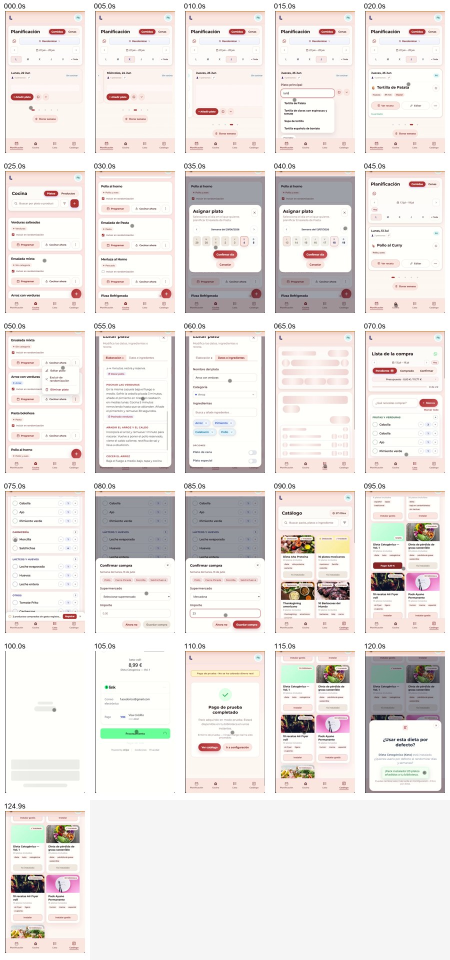
#> input picture video_work/Multimedia1_contact.jpg, 900 x 1920 px (shown at 1/2 size)
$ python -i make_polished_tutorial_video.py   (imports and definitions only)
#> lines starting #> are read from the running program, lines starting #| are printed output that depends on the picture
from __future__ import annotations

import math
import wave
from pathlib import Path

import numpy as np
from PIL import Image, ImageDraw, ImageFilter, ImageFont
from moviepy import (
    AudioFileClip,
    CompositeVideoClip,
    ImageClip,
    VideoFileClip,
    concatenate_videoclips,
)


ROOT = Path(__file__).resolve().parent
SOURCE_DIR = Path(r"C:\APPS")
OUT = ROOT / "homefirst_tutorial_pulido_vertical.mp4"
TMP_OUT = ROOT / "homefirst_tutorial_pulido_vertical.tmp.mp4"
MUSIC = ROOT / "homefirst_polished_music.wav"

W, H = 1080, 1920
FPS = 24

RED = (178, 43, 48, 255)
INK = (37, 27, 26, 255)
MUTED = (100, 70, 66, 255)
CREAM = (255, 249, 245, 255)


SCENES = [
    {
        "type": "card",
        "duration": 3.5,
        "kicker": "HOMEFIRST",
        "title": "Planifica. Compra. Cocina.",
        "body": "Un recorrido guiado por las funciones principales.",
    },
    {
        "type": "video",
        "source": "Multimedia1.mp4",
        "start": 0,
        "end": 22,
        "speed": 1.0,
        "step": "01",
        "title": "Planifica tu semana",
        "body": "Selecciona el día y añade platos al menú semanal.",
    },
    {
        "type": "video",
        "source": "Multimedia1.mp4",
        "start": 25,
        "end": 45,
        "speed": 1.0,
        "step": "02",
        "title": "Programa recetas",
        "body": "Guarda cada receta para otro día o empieza a cocinarla al momento.",
    },
    {
        "type": "video",
        "source": "Multimedia1.mp4",
        "start": 68,
        "end": 88,
        "speed": 1.0,
        "step": "03",
        "title": "Genera la lista de la compra",
        "body": "Los ingredientes aparecen agrupados por sección y con cantidades editables.",
    },
    {
        "type": "video",
        "source": "Multimedia1.mp4",
        "start": 90,
        "end": 99.5,
        "speed": 0.92,
        "step": "04",
        "title": "Descubre packs y menús",
        "body": "Explora dietas, menús y colecciones para ampliar tu biblioteca.",
    },
    {
        "type": "video",
        "source": "Multimedia2.mp4",
        "start": 0,
        "end": 43.8,
        "speed": 1.0,
        "step": "05",
        "title": "Cocina paso a paso",
        "body": "Ajusta raciones, sigue instrucciones, temporizadores e ingredientes por paso.",
    },
    {
        "type": "card",
        "duration": 4.0,
        "kicker": "LISTO",
        "title": "Todo el flujo en una sola app",
        "body": "Menú semanal, lista automática y recetas guiadas.",
    },
]


def font(size: int, bold: bool = False) -> ImageFont.FreeTypeFont:
    names = [
        r"C:\Windows\Fonts\segoeuib.ttf" if bold else r"C:\Windows\Fonts\segoeui.ttf",
        r"C:\Windows\Fonts\arialbd.ttf" if bold else r"C:\Windows\Fonts\arial.ttf",
    ]
    for name in names:
        try:
            return ImageFont.truetype(name, size)
        except OSError:
            continue
    return ImageFont.load_default()


# [15 lines left out: function wrap, not called in this run]


def gradient_background() -> Image.Image:
    img = Image.new("RGB", (W, H), (255, 248, 244))
    px = img.load()
    for y in range(H):
        for x in range(W):
            glow = 11 * math.sin((x + y) / 410)
            r = int(255 - 12 * y / H + glow * 0.15)
            g = int(249 - 19 * y / H + glow * 0.08)
            b = int(245 - 13 * y / H)
            px[x, y] = (max(230, min(255, r)), max(226, min(255, g)), max(222, min(255, b)))
    return img.filter(ImageFilter.GaussianBlur(0.6))


# [34 lines left out: functions fit_fullscreen, overlay_layer, not called in this run]


def card_scene(scene: dict) -> CompositeVideoClip:
    img = gradient_background().convert("RGBA")
    draw = ImageDraw.Draw(img)
    kicker_font = font(28, True)
    title_font = font(72, True)
    body_font = font(36)

    draw.rounded_rectangle((126, 504, W - 126, 1188), radius=44, fill=(255, 255, 255, 232), outline=(185, 55, 60, 50), width=2)
    draw.ellipse((W // 2 - 74, 596, W // 2 + 74, 744), fill=CREAM, outline=(185, 55, 60, 90), width=3)
    draw.text((W // 2 - 34, 642), "HF", font=font(40, True), fill=RED)

    kicker = scene["kicker"]
    kbox = draw.textbbox((0, 0), kicker, font=kicker_font)
    draw.text(((W - (kbox[2] - kbox[0])) / 2, 812), kicker, font=kicker_font, fill=RED)

    y = 872
    for line in wrap(draw, scene["title"], title_font, 690):
        box = draw.textbbox((0, 0), line, font=title_font)
        draw.text(((W - (box[2] - box[0])) / 2, y), line, font=title_font, fill=INK)
        y += 82

    y += 24
    for line in wrap(draw, scene["body"], body_font, 690):
        box = draw.textbbox((0, 0), line, font=body_font)
        draw.text(((W - (box[2] - box[0])) / 2, y), line, font=body_font, fill=MUTED)
        y += 48

    return CompositeVideoClip([ImageClip(np.array(img)).with_duration(scene["duration"])], size=(W, H))


# [71 lines left out: functions video_scene, make_music, main, not called in this run]


# [2 lines not run here, left out]

>>> import cv2
>>> picture = cv2.imread('Multimedia1_contact.jpg', cv2.IMREAD_GRAYSCALE)
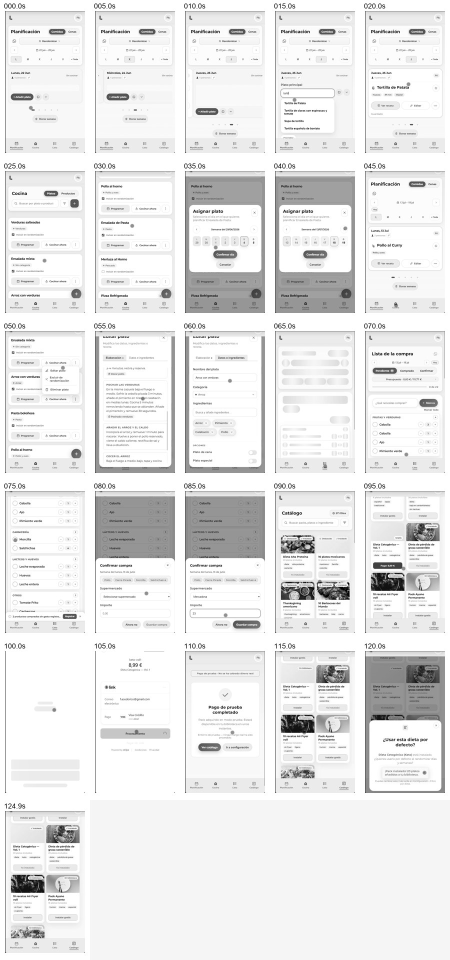
#> picture: shape (1920, 900) (shown at 1/2 size); min 0, max 255, mean 233.3
>>> result = card_scene(picture)
#> in gradient_background, `img = Image.new("RGB", (W, H), (255, 248, 244))`:
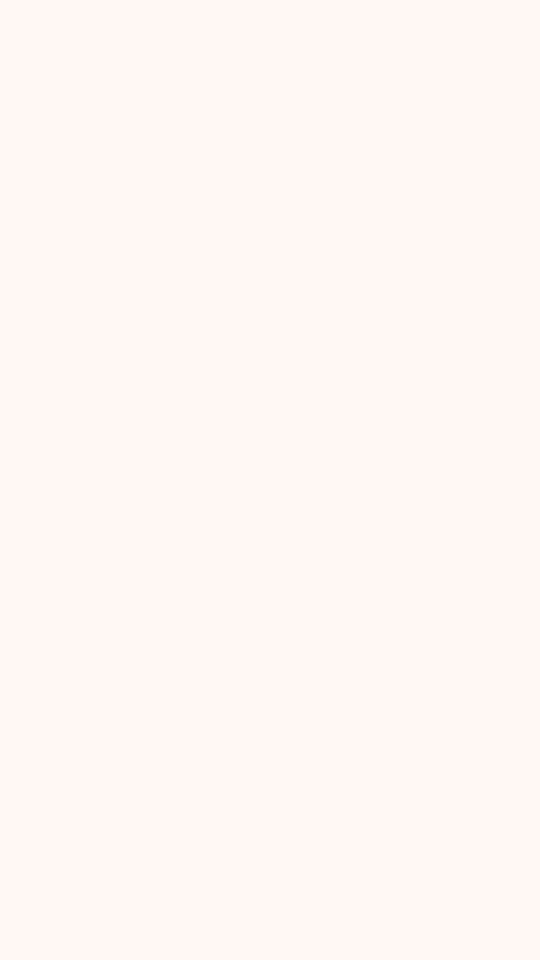
#> img: PIL image 1080x1920 RGB (shown at 1/2 size); mean R, G, B 255, 248, 244
#> (the run stopped early here; a loop or call above may not have finished)

$ run again, on video_work/Multimedia2_contact.jpg
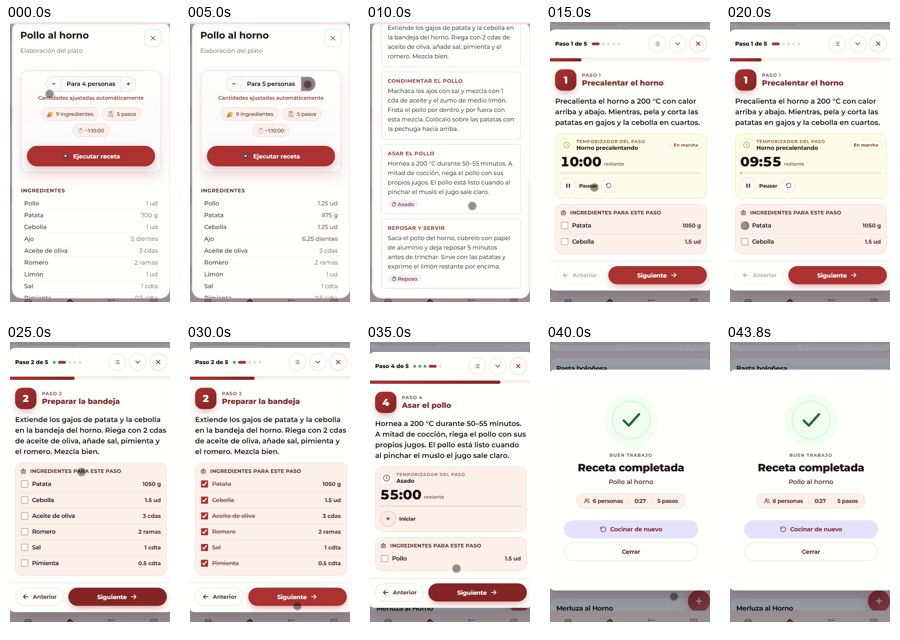
#> input picture video_work/Multimedia2_contact.jpg, 900 x 640 px
#> `picture = cv2.imread('Multimedia1_contact.jpg', cv2.IMREAD_GRAYSCALE)`:
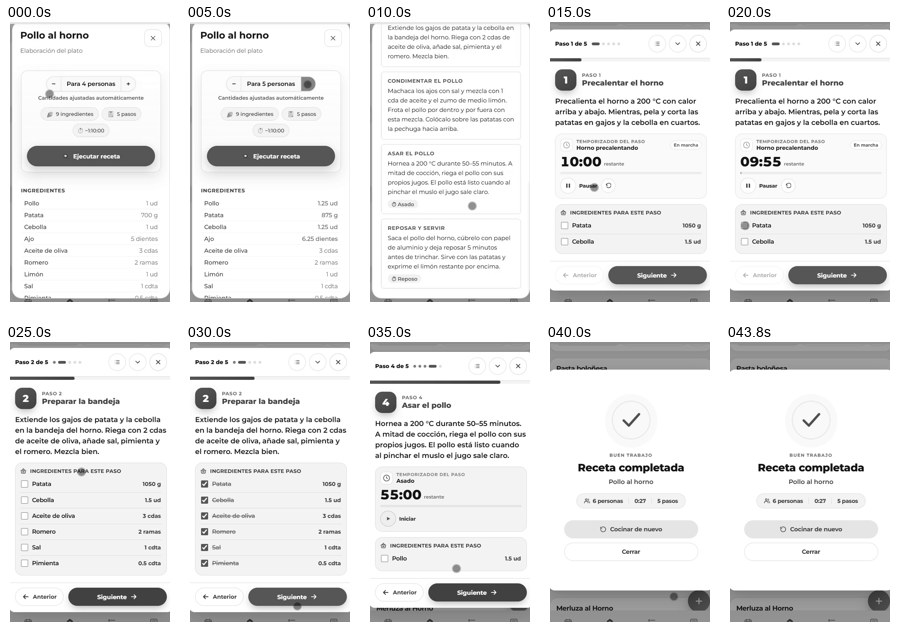
#> picture: shape (640, 900); min 0, max 255, mean 233

$ run again, on video_work/Multimedia1_thumb_1.jpg
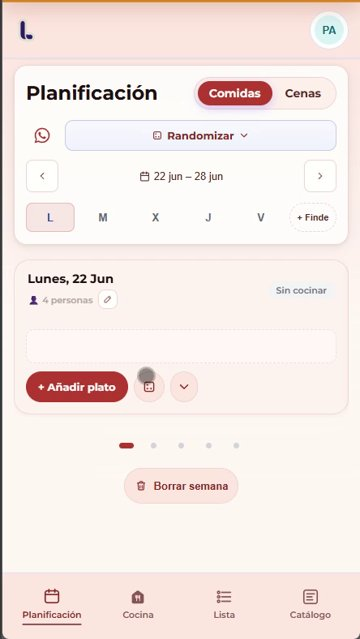
#> input picture video_work/Multimedia1_thumb_1.jpg, 360 x 639 px
#> `picture = cv2.imread('Multimedia1_contact.jpg', cv2.IMREAD_GRAYSCALE)`:
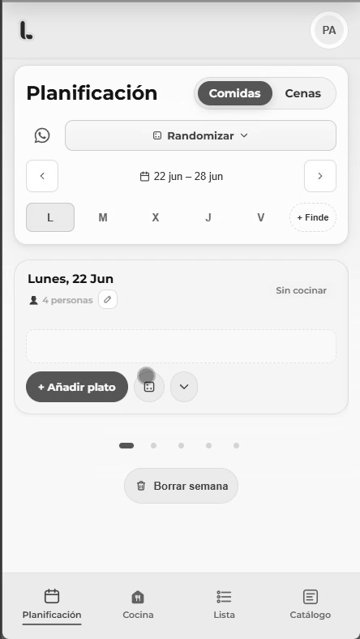
#> picture: shape (639, 360); min 0, max 255, mean 236.4
